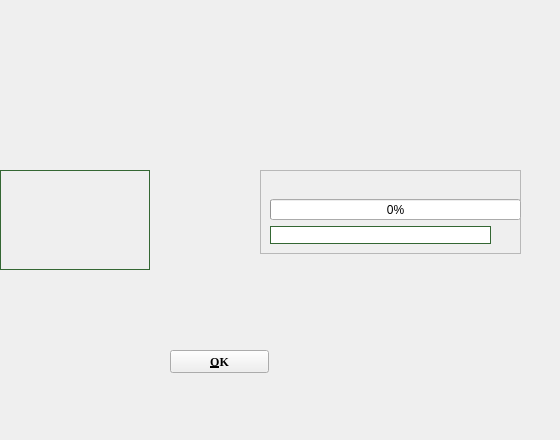
   <widget class="QWidget" name="practicePage">
    <widget class="QLabel" name="label">
     <property name="geometry">
      <rect>
       <x>0</x>
       <y>170</y>
       <width>150</width>
       <height>100</height>
      </rect>
     </property>
     <property name="minimumSize">
      <size>
       <width>82</width>
       <height>100</height>
      </size>
     </property>
     <property name="maximumSize">
      <size>
       <width>254</width>
       <height>100</height>
      </size>
     </property>
     <property name="styleSheet">
      <string notr="true">    border-style: solid;
	border-color: #346733;
    border-width: 1px;</string>
     </property>
     <property name="text">
      <string/>
     </property>
    </widget>
    <widget class="QLabel" name="correctAns">
     <property name="geometry">
      <rect>
       <x>0</x>
       <y>270</y>
       <width>391</width>
       <height>61</height>
      </rect>
     </property>
     <property name="font">
      <font>
       <family>Georgia</family>
       <pointsize>12</pointsize>
       <weight>75</weight>
       <bold>true</bold>
      </font>
     </property>
     <property name="styleSheet">
      <string notr="true">color: #346733;</string>
     </property>
     <property name="text">
      <string/>
     </property>
    </widget>
    <widget class="QPushButton" name="correctAnswerButton">
     <property name="geometry">
      <rect>
       <x>170</x>
       <y>350</y>
       <width>99</width>
       <height>23</height>
      </rect>
     </property>
     <property name="font">
      <font>
       <family>Georgia</family>
       <weight>75</weight>
       <bold>true</bold>
      </font>
     </property>
     <property name="text">
      <string>&amp;OK</string>
     </property>
    </widget>
    <widget class="QLabel" name="catPracticeLabel">
     <property name="geometry">
      <rect>
       <x>0</x>
       <y>0</y>
       <width>151</width>
       <height>21</height>
      </rect>
     </property>
     <property name="font">
      <font>
       <family>Georgia</family>
       <pointsize>16</pointsize>
       <weight>75</weight>
       <bold>true</bold>
      </font>
     </property>
     <property name="text">
      <string/>
     </property>
    </widget>
    <widget class="QLabel" name="practiceCatIcon">
     <property name="geometry">
      <rect>
       <x>180</x>
       <y>0</y>
       <width>150</width>
       <height>150</height>
      </rect>
     </property>
     <property name="minimumSize">
      <size>
       <width>150</width>
       <height>150</height>
      </size>
     </property>
     <property name="maximumSize">
      <size>
       <width>150</width>
       <height>150</height>
      </size>
     </property>
     <property name="text">
      <string/>
     </property>
    </widget>
    <widget class="QFrame" name="practiceFrame">
     <property name="geometry">
      <rect>
       <x>260</x>
       <y>170</y>
       <width>261</width>
       <height>84</height>
      </rect>
     </property>
     <property name="frameShape">
      <enum>QFrame::StyledPanel</enum>
     </property>
     <property name="frameShadow">
      <enum>QFrame::Raised</enum>
     </property>
     <widget class="QProgressBar" name="progressBar">
      <property name="geometry">
       <rect>
        <x>10</x>
        <y>29</y>
        <width>251</width>
        <height>21</height>
       </rect>
      </property>
      <property name="styleSheet">
       <string notr="true"/>
      </property>
      <property name="value">
       <number>0</number>
      </property>
     </widget>
     <widget class="QLineEdit" name="lineEdit">
      <property name="enabled">
       <bool>true</bool>
      </property>
      <property name="geometry">
       <rect>
        <x>10</x>
        <y>56</y>
        <width>221</width>
        <height>18</height>
       </rect>
      </property>
      <property name="sizePolicy">
       <sizepolicy hsizetype="Fixed" vsizetype="Fixed">
        <horstretch>0</horstretch>
        <verstretch>0</verstretch>
       </sizepolicy>
      </property>
      <property name="styleSheet">
       <string notr="true">    border-style: solid;
	border-color: #346733;
    border-width: 1px;</string>
      </property>
     </widget>
     <widget class="QLabel" name="iterLabel">
      <property name="geometry">
       <rect>
        <x>11</x>
        <y>4</y>
        <width>231</width>
        <height>16</height>
       </rect>
      </property>
      <property name="font">
       <font>
        <family>Georgia</family>
        <weight>75</weight>
        <bold>true</bold>
       </font>
      </property>
      <property name="text">
       <string/>
      </property>
     </widget>
    </widget>
    <widget class="QLabel" name="label_3">
     <property name="geometry">
      <rect>
       <x>-25</x>
       <y>0</y>
       <width>551</width>
       <height>431</height>
      </rect>
     </property>
     <property name="text">
      <string/>
     </property>
    </widget>
    <zorder>label_3</zorder>
    <zorder>label</zorder>
    <zorder>correctAns</zorder>
    <zorder>correctAnswerButton</zorder>
    <zorder>catPracticeLabel</zorder>
    <zorder>practiceCatIcon</zorder>
    <zorder>practiceFrame</zorder>
   </widget>
